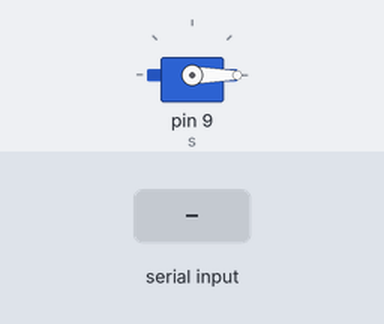
A sketch run on a simulated Arduino Uno, built with avr-gcc and run on an emulated ATmega328P. Parts: servo. The test bench sets the inputs (shaded band).

Above: at 2.2 s.
2.3 s: "90,45\n" received over Serial
At 3.0 s:
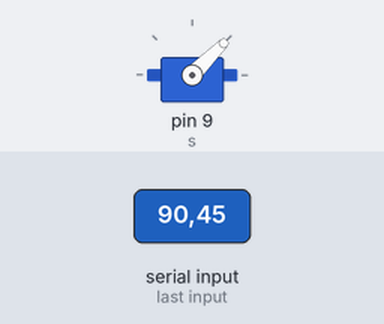
3.8 s: "30,150\n" received over Serial
At 4.2 s:
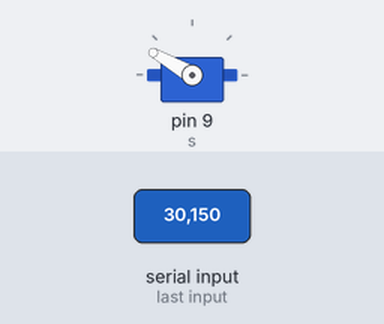
5.3 s: "90\n" received over Serial
At 6.4 s:
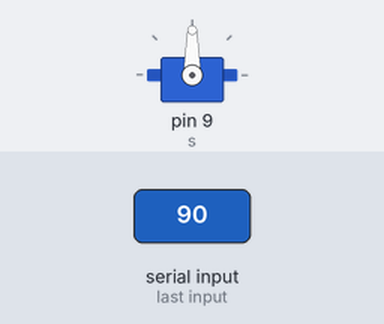
6.8 s: "200\n" received over Serial
At 7.5 s:
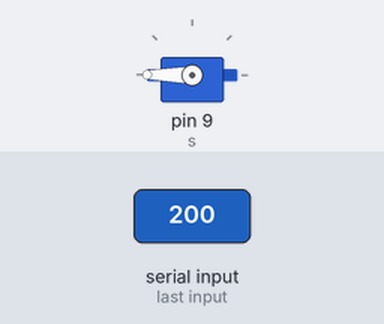
Timing chart, 0 to 9.3 s (numbered marks = the images above; inputs shaded):
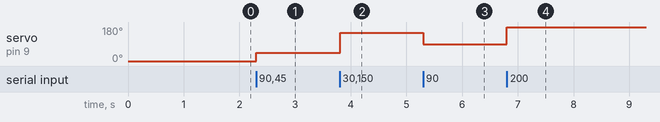

Measured:
- after the input at 2.3 s, servo on pin 9 (s): 0° → 45° at once
- after the input at 3.8 s, servo on pin 9 (s): 45° → 150° at once
- after the input at 5.3 s, servo on pin 9 (s): 150° → 90° at once
- after the input at 6.8 s, servo on pin 9 (s): 90° → 180° at once

The sketch:

BlueTooth.ino
```cpp
#include<SoftwareSerial.h>
#include<Servo.h>
Servo s;
int t;
void setup() {
  // put your setup code here, to run once:
  Serial.begin(9600);
  s.attach(9, 500, 2500);
  s.write(0);
  delay(1000);
}

void loop() {
  while (Serial.available() > 0){
    t = Serial.parseInt();
    if (t!=0) s.write(t);
  }
}
```
